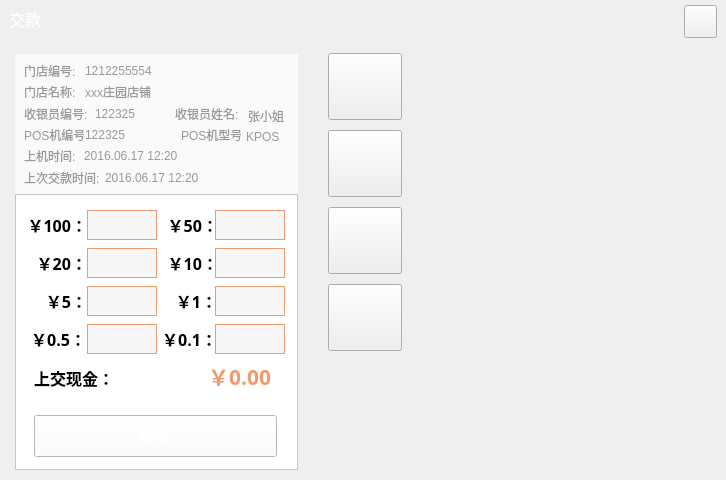
<?xml version="1.0" encoding="UTF-8"?>
<ui version="4.0">
 <class>ClientCashSubmit</class>
 <widget class="QDialog" name="ClientCashSubmit">
  <property name="geometry">
   <rect>
    <x>0</x>
    <y>0</y>
    <width>726</width>
    <height>480</height>
   </rect>
  </property>
  <property name="minimumSize">
   <size>
    <width>726</width>
    <height>480</height>
   </size>
  </property>
  <property name="windowTitle">
   <string>Dialog</string>
  </property>
  <property name="styleSheet">
   <string notr="true">QDialog#ClientCashSubmit{\n	border-image: url(:/shareImages/dlg_background.png);\n}</string>
  </property>
  <layout class="QVBoxLayout" name="verticalLayout">
   <property name="spacing">
    <number>0</number>
   </property>
   <property name="leftMargin">
    <number>0</number>
   </property>
   <property name="topMargin">
    <number>0</number>
   </property>
   <property name="rightMargin">
    <number>0</number>
   </property>
   <property name="bottomMargin">
    <number>0</number>
   </property>
   <item>
    <widget class="QWidget" name="titleWidget" native="true">
     <property name="minimumSize">
      <size>
       <width>0</width>
       <height>42</height>
      </size>
     </property>
     <property name="maximumSize">
      <size>
       <width>16777215</width>
       <height>42</height>
      </size>
     </property>
     <property name="cursor">
      <cursorShape>ArrowCursor</cursorShape>
     </property>
     <property name="styleSheet">
      <string notr="true">QWidget#titleWidget {
	border-image: url(:/shareImages/title_bar.png);
}</string>
     </property>
     <layout class="QHBoxLayout" name="horizontalLayout_2">
      <property name="leftMargin">
       <number>9</number>
      </property>
      <property name="topMargin">
       <number>5</number>
      </property>
      <item>
       <widget class="QLabel" name="titleLabel">
        <property name="font">
         <font>
          <family>微软雅黑</family>
          <pointsize>-1</pointsize>
         </font>
        </property>
        <property name="styleSheet">
         <string notr="true">QLabel#titleLabel {
	font-family: &quot;微软雅黑&quot;;
	font-size:16px;
	color: rgb(255, 255, 255);
	border-width: 0px;
}</string>
        </property>
        <property name="text">
         <string>交款</string>
        </property>
       </widget>
      </item>
      <item>
       <widget class="QPushButton" name="deleteBtn">
        <property name="minimumSize">
         <size>
          <width>33</width>
          <height>33</height>
         </size>
        </property>
        <property name="maximumSize">
         <size>
          <width>33</width>
          <height>33</height>
         </size>
        </property>
        <property name="font">
         <font>
          <family>微软雅黑</family>
          <pointsize>14</pointsize>
         </font>
        </property>
        <property name="focusPolicy">
         <enum>Qt::NoFocus</enum>
        </property>
        <property name="styleSheet">
         <string notr="true">QPushButton#deleteBtn {
	border-image: url(:/shareImages/close.png);
}

QPushButton#deleteBtn:pressed {
	border-image: url(:/shareImages/close_press.png);
}</string>
        </property>
        <property name="text">
         <string/>
        </property>
        <property name="autoDefault">
         <bool>false</bool>
        </property>
       </widget>
      </item>
     </layout>
    </widget>
   </item>
   <item>
    <widget class="QWidget" name="widget" native="true">
     <property name="styleSheet">
      <string notr="true">QWidget#widget {
	border-image: url(:/shareImages/dlg_background.png);
}</string>
     </property>
     <layout class="QHBoxLayout" name="horizontalLayout">
      <property name="spacing">
       <number>30</number>
      </property>
      <property name="leftMargin">
       <number>15</number>
      </property>
      <property name="topMargin">
       <number>11</number>
      </property>
      <property name="rightMargin">
       <number>15</number>
      </property>
      <item>
       <widget class="QWidget" name="widget_2" native="true">
        <property name="minimumSize">
         <size>
          <width>283</width>
          <height>416</height>
         </size>
        </property>
        <property name="maximumSize">
         <size>
          <width>283</width>
          <height>416</height>
         </size>
        </property>
        <property name="styleSheet">
         <string notr="true">background-color: rgb(255, 255, 255);
</string>
        </property>
        <layout class="QVBoxLayout" name="verticalLayout_3">
         <property name="spacing">
          <number>0</number>
         </property>
         <property name="leftMargin">
          <number>0</number>
         </property>
         <property name="topMargin">
          <number>0</number>
         </property>
         <property name="rightMargin">
          <number>0</number>
         </property>
         <property name="bottomMargin">
          <number>0</number>
         </property>
         <item>
          <widget class="QWidget" name="widget_5" native="true">
           <property name="minimumSize">
            <size>
             <width>283</width>
             <height>140</height>
            </size>
           </property>
           <property name="maximumSize">
            <size>
             <width>283</width>
             <height>140</height>
            </size>
           </property>
           <property name="styleSheet">
            <string notr="true">background-color: rgb(250, 250, 250);
</string>
           </property>
           <widget class="QLabel" name="label_9">
            <property name="geometry">
             <rect>
              <x>9</x>
              <y>73</y>
              <width>60</width>
              <height>16</height>
             </rect>
            </property>
            <property name="styleSheet">
             <string notr="true">color: rgb(153, 153, 153);</string>
            </property>
            <property name="text">
             <string>POS机编号:</string>
            </property>
           </widget>
           <widget class="QLabel" name="label_13">
            <property name="geometry">
             <rect>
              <x>9</x>
              <y>94</y>
              <width>54</width>
              <height>16</height>
             </rect>
            </property>
            <property name="styleSheet">
             <string notr="true">color: rgb(153, 153, 153);</string>
            </property>
            <property name="text">
             <string>上机时间:</string>
            </property>
           </widget>
           <widget class="QLabel" name="shop_code">
            <property name="geometry">
             <rect>
              <x>70</x>
              <y>9</y>
              <width>81</width>
              <height>16</height>
             </rect>
            </property>
            <property name="styleSheet">
             <string notr="true">color: rgb(153, 153, 153);</string>
            </property>
            <property name="text">
             <string>1212255554</string>
            </property>
           </widget>
           <widget class="QLabel" name="pos_type">
            <property name="geometry">
             <rect>
              <x>231</x>
              <y>73</y>
              <width>41</width>
              <height>20</height>
             </rect>
            </property>
            <property name="styleSheet">
             <string notr="true">color: rgb(153, 153, 153);</string>
            </property>
            <property name="text">
             <string>KPOS</string>
            </property>
           </widget>
           <widget class="QLabel" name="label_3">
            <property name="geometry">
             <rect>
              <x>9</x>
              <y>30</y>
              <width>54</width>
              <height>16</height>
             </rect>
            </property>
            <property name="styleSheet">
             <string notr="true">color: rgb(153, 153, 153);</string>
            </property>
            <property name="text">
             <string>门店名称:</string>
            </property>
           </widget>
           <widget class="QLabel" name="label_7">
            <property name="geometry">
             <rect>
              <x>160</x>
              <y>52</y>
              <width>66</width>
              <height>16</height>
             </rect>
            </property>
            <property name="styleSheet">
             <string notr="true">color: rgb(153, 153, 153);</string>
            </property>
            <property name="text">
             <string>收银员姓名:</string>
            </property>
           </widget>
           <widget class="QLabel" name="user_name">
            <property name="geometry">
             <rect>
              <x>233</x>
              <y>52</y>
              <width>41</width>
              <height>20</height>
             </rect>
            </property>
            <property name="styleSheet">
             <string notr="true">color: rgb(153, 153, 153);</string>
            </property>
            <property name="text">
             <string>张小姐</string>
            </property>
           </widget>
           <widget class="QLabel" name="shop_name">
            <property name="geometry">
             <rect>
              <x>70</x>
              <y>30</y>
              <width>201</width>
              <height>16</height>
             </rect>
            </property>
            <property name="styleSheet">
             <string notr="true">color: rgb(153, 153, 153);</string>
            </property>
            <property name="text">
             <string>xxx庄园店铺</string>
            </property>
           </widget>
           <widget class="QLabel" name="label">
            <property name="geometry">
             <rect>
              <x>9</x>
              <y>9</y>
              <width>54</width>
              <height>16</height>
             </rect>
            </property>
            <property name="styleSheet">
             <string notr="true">color: rgb(153, 153, 153);</string>
            </property>
            <property name="text">
             <string>门店编号:</string>
            </property>
           </widget>
           <widget class="QLabel" name="last_submit_at">
            <property name="geometry">
             <rect>
              <x>90</x>
              <y>116</y>
              <width>96</width>
              <height>16</height>
             </rect>
            </property>
            <property name="styleSheet">
             <string notr="true">color: rgb(153, 153, 153);</string>
            </property>
            <property name="text">
             <string>2016.06.17 12:20</string>
            </property>
           </widget>
           <widget class="QLabel" name="label_11">
            <property name="geometry">
             <rect>
              <x>166</x>
              <y>73</y>
              <width>60</width>
              <height>16</height>
             </rect>
            </property>
            <property name="styleSheet">
             <string notr="true">color: rgb(153, 153, 153);</string>
            </property>
            <property name="text">
             <string>POS机型号:</string>
            </property>
           </widget>
           <widget class="QLabel" name="pos_code">
            <property name="geometry">
             <rect>
              <x>70</x>
              <y>73</y>
              <width>81</width>
              <height>16</height>
             </rect>
            </property>
            <property name="styleSheet">
             <string notr="true">color: rgb(153, 153, 153);</string>
            </property>
            <property name="text">
             <string>122325</string>
            </property>
           </widget>
           <widget class="QLabel" name="operate_at">
            <property name="geometry">
             <rect>
              <x>69</x>
              <y>94</y>
              <width>96</width>
              <height>16</height>
             </rect>
            </property>
            <property name="styleSheet">
             <string notr="true">color: rgb(153, 153, 153);</string>
            </property>
            <property name="text">
             <string>2016.06.17 12:20</string>
            </property>
           </widget>
           <widget class="QLabel" name="label_15">
            <property name="geometry">
             <rect>
              <x>9</x>
              <y>116</y>
              <width>78</width>
              <height>16</height>
             </rect>
            </property>
            <property name="styleSheet">
             <string notr="true">color: rgb(153, 153, 153);</string>
            </property>
            <property name="text">
             <string>上次交款时间:</string>
            </property>
           </widget>
           <widget class="QLabel" name="label_5">
            <property name="geometry">
             <rect>
              <x>9</x>
              <y>52</y>
              <width>66</width>
              <height>16</height>
             </rect>
            </property>
            <property name="styleSheet">
             <string notr="true">color: rgb(153, 153, 153);</string>
            </property>
            <property name="text">
             <string>收银员编号:</string>
            </property>
           </widget>
           <widget class="QLabel" name="user_code">
            <property name="geometry">
             <rect>
              <x>80</x>
              <y>52</y>
              <width>71</width>
              <height>16</height>
             </rect>
            </property>
            <property name="styleSheet">
             <string notr="true">color: rgb(153, 153, 153);</string>
            </property>
            <property name="text">
             <string>122325</string>
            </property>
           </widget>
          </widget>
         </item>
         <item>
          <widget class="QFrame" name="frame">
           <property name="minimumSize">
            <size>
             <width>283</width>
             <height>276</height>
            </size>
           </property>
           <property name="maximumSize">
            <size>
             <width>283</width>
             <height>276</height>
            </size>
           </property>
           <property name="frameShape">
            <enum>QFrame::StyledPanel</enum>
           </property>
           <property name="frameShadow">
            <enum>QFrame::Raised</enum>
           </property>
           <widget class="QLabel" name="label_20">
            <property name="geometry">
             <rect>
              <x>151</x>
              <y>54</y>
              <width>52</width>
              <height>30</height>
             </rect>
            </property>
            <property name="maximumSize">
             <size>
              <width>62</width>
              <height>16777215</height>
             </size>
            </property>
            <property name="font">
             <font>
              <family>微软雅黑</family>
              <pointsize>12</pointsize>
              <weight>75</weight>
              <bold>true</bold>
             </font>
            </property>
            <property name="styleSheet">
             <string notr="true"/>
            </property>
            <property name="text">
             <string>￥10：</string>
            </property>
            <property name="alignment">
             <set>Qt::AlignRight|Qt::AlignTrailing|Qt::AlignVCenter</set>
            </property>
           </widget>
           <widget class="QLineEdit" name="bills_10">
            <property name="geometry">
             <rect>
              <x>200</x>
              <y>54</y>
              <width>70</width>
              <height>30</height>
             </rect>
            </property>
            <property name="minimumSize">
             <size>
              <width>70</width>
              <height>30</height>
             </size>
            </property>
            <property name="maximumSize">
             <size>
              <width>70</width>
              <height>30</height>
             </size>
            </property>
            <property name="styleSheet">
             <string notr="true">border-width:1px;
border-color: #ed9a6e;
border-style:solid;
background-color: rgb(246, 246, 246);
</string>
            </property>
           </widget>
           <widget class="QLabel" name="label_21">
            <property name="geometry">
             <rect>
              <x>30</x>
              <y>92</y>
              <width>42</width>
              <height>30</height>
             </rect>
            </property>
            <property name="maximumSize">
             <size>
              <width>62</width>
              <height>16777215</height>
             </size>
            </property>
            <property name="font">
             <font>
              <family>微软雅黑</family>
              <pointsize>12</pointsize>
              <weight>75</weight>
              <bold>true</bold>
             </font>
            </property>
            <property name="styleSheet">
             <string notr="true"/>
            </property>
            <property name="text">
             <string>￥5：</string>
            </property>
            <property name="alignment">
             <set>Qt::AlignRight|Qt::AlignTrailing|Qt::AlignVCenter</set>
            </property>
           </widget>
           <widget class="QLineEdit" name="bills_0_5">
            <property name="geometry">
             <rect>
              <x>72</x>
              <y>130</y>
              <width>70</width>
              <height>30</height>
             </rect>
            </property>
            <property name="minimumSize">
             <size>
              <width>70</width>
              <height>30</height>
             </size>
            </property>
            <property name="maximumSize">
             <size>
              <width>70</width>
              <height>30</height>
             </size>
            </property>
            <property name="styleSheet">
             <string notr="true">border-width:1px;
border-color: #ed9a6e;
border-style:solid;
background-color: rgb(246, 246, 246);
</string>
            </property>
           </widget>
           <widget class="QLabel" name="label_24">
            <property name="geometry">
             <rect>
              <x>145</x>
              <y>130</y>
              <width>57</width>
              <height>30</height>
             </rect>
            </property>
            <property name="maximumSize">
             <size>
              <width>62</width>
              <height>16777215</height>
             </size>
            </property>
            <property name="font">
             <font>
              <family>微软雅黑</family>
              <pointsize>12</pointsize>
              <weight>75</weight>
              <bold>true</bold>
             </font>
            </property>
            <property name="styleSheet">
             <string notr="true"/>
            </property>
            <property name="text">
             <string>￥0.1：</string>
            </property>
            <property name="alignment">
             <set>Qt::AlignRight|Qt::AlignTrailing|Qt::AlignVCenter</set>
            </property>
           </widget>
           <widget class="QLineEdit" name="bills_0_1">
            <property name="geometry">
             <rect>
              <x>200</x>
              <y>130</y>
              <width>70</width>
              <height>30</height>
             </rect>
            </property>
            <property name="minimumSize">
             <size>
              <width>70</width>
              <height>30</height>
             </size>
            </property>
            <property name="maximumSize">
             <size>
              <width>70</width>
              <height>30</height>
             </size>
            </property>
            <property name="styleSheet">
             <string notr="true">border-width:1px;
border-color: #ed9a6e;
border-style:solid;
background-color: rgb(246, 246, 246);
</string>
            </property>
           </widget>
           <widget class="QLabel" name="label_22">
            <property name="geometry">
             <rect>
              <x>160</x>
              <y>92</y>
              <width>42</width>
              <height>30</height>
             </rect>
            </property>
            <property name="maximumSize">
             <size>
              <width>62</width>
              <height>16777215</height>
             </size>
            </property>
            <property name="font">
             <font>
              <family>微软雅黑</family>
              <pointsize>12</pointsize>
              <weight>75</weight>
              <bold>true</bold>
             </font>
            </property>
            <property name="layoutDirection">
             <enum>Qt::LeftToRight</enum>
            </property>
            <property name="styleSheet">
             <string notr="true"/>
            </property>
            <property name="text">
             <string>￥1：</string>
            </property>
            <property name="alignment">
             <set>Qt::AlignRight|Qt::AlignTrailing|Qt::AlignVCenter</set>
            </property>
           </widget>
           <widget class="QLineEdit" name="bills_1">
            <property name="geometry">
             <rect>
              <x>200</x>
              <y>92</y>
              <width>70</width>
              <height>30</height>
             </rect>
            </property>
            <property name="minimumSize">
             <size>
              <width>70</width>
              <height>30</height>
             </size>
            </property>
            <property name="maximumSize">
             <size>
              <width>70</width>
              <height>30</height>
             </size>
            </property>
            <property name="styleSheet">
             <string notr="true">border-width:1px;
border-color: #ed9a6e;
border-style:solid;
background-color: rgb(246, 246, 246);
</string>
            </property>
           </widget>
           <widget class="QLabel" name="label_23">
            <property name="geometry">
             <rect>
              <x>14</x>
              <y>130</y>
              <width>57</width>
              <height>30</height>
             </rect>
            </property>
            <property name="maximumSize">
             <size>
              <width>62</width>
              <height>16777215</height>
             </size>
            </property>
            <property name="font">
             <font>
              <family>微软雅黑</family>
              <pointsize>12</pointsize>
              <weight>75</weight>
              <bold>true</bold>
             </font>
            </property>
            <property name="styleSheet">
             <string notr="true"/>
            </property>
            <property name="text">
             <string>￥0.5：</string>
            </property>
            <property name="alignment">
             <set>Qt::AlignRight|Qt::AlignTrailing|Qt::AlignVCenter</set>
            </property>
           </widget>
           <widget class="QLineEdit" name="bills_5">
            <property name="geometry">
             <rect>
              <x>72</x>
              <y>92</y>
              <width>70</width>
              <height>30</height>
             </rect>
            </property>
            <property name="minimumSize">
             <size>
              <width>70</width>
              <height>30</height>
             </size>
            </property>
            <property name="maximumSize">
             <size>
              <width>70</width>
              <height>30</height>
             </size>
            </property>
            <property name="styleSheet">
             <string notr="true">border-width:1px;
border-color: #ed9a6e;
border-style:solid;
background-color: rgb(246, 246, 246);
</string>
            </property>
           </widget>
           <widget class="QLabel" name="label_25">
            <property name="geometry">
             <rect>
              <x>19</x>
              <y>168</y>
              <width>91</width>
              <height>31</height>
             </rect>
            </property>
            <property name="maximumSize">
             <size>
              <width>16777215</width>
              <height>45</height>
             </size>
            </property>
            <property name="font">
             <font>
              <family>微软雅黑</family>
              <pointsize>12</pointsize>
              <weight>75</weight>
              <bold>true</bold>
             </font>
            </property>
            <property name="text">
             <string>上交现金：</string>
            </property>
           </widget>
           <widget class="QLabel" name="cashSum">
            <property name="geometry">
             <rect>
              <x>115</x>
              <y>168</y>
              <width>141</width>
              <height>28</height>
             </rect>
            </property>
            <property name="maximumSize">
             <size>
              <width>16777215</width>
              <height>45</height>
             </size>
            </property>
            <property name="font">
             <font>
              <family>微软雅黑</family>
              <pointsize>16</pointsize>
              <weight>75</weight>
              <bold>true</bold>
             </font>
            </property>
            <property name="styleSheet">
             <string notr="true">color:#ef9b6d</string>
            </property>
            <property name="text">
             <string>￥0.00</string>
            </property>
            <property name="alignment">
             <set>Qt::AlignRight|Qt::AlignTrailing|Qt::AlignVCenter</set>
            </property>
           </widget>
           <widget class="QLabel" name="label_17">
            <property name="geometry">
             <rect>
              <x>10</x>
              <y>16</y>
              <width>62</width>
              <height>30</height>
             </rect>
            </property>
            <property name="maximumSize">
             <size>
              <width>62</width>
              <height>16777215</height>
             </size>
            </property>
            <property name="font">
             <font>
              <family>微软雅黑</family>
              <pointsize>12</pointsize>
              <weight>75</weight>
              <bold>true</bold>
             </font>
            </property>
            <property name="styleSheet">
             <string notr="true"/>
            </property>
            <property name="text">
             <string>￥100：</string>
            </property>
            <property name="alignment">
             <set>Qt::AlignRight|Qt::AlignTrailing|Qt::AlignVCenter</set>
            </property>
           </widget>
           <widget class="QLineEdit" name="bills_100">
            <property name="geometry">
             <rect>
              <x>72</x>
              <y>16</y>
              <width>70</width>
              <height>30</height>
             </rect>
            </property>
            <property name="minimumSize">
             <size>
              <width>70</width>
              <height>30</height>
             </size>
            </property>
            <property name="maximumSize">
             <size>
              <width>70</width>
              <height>30</height>
             </size>
            </property>
            <property name="styleSheet">
             <string notr="true">border-width:1px;
border-color: #ed9a6e;
border-style:solid;
background-color: rgb(246, 246, 246);
</string>
            </property>
           </widget>
           <widget class="QLabel" name="label_18">
            <property name="geometry">
             <rect>
              <x>151</x>
              <y>16</y>
              <width>52</width>
              <height>30</height>
             </rect>
            </property>
            <property name="maximumSize">
             <size>
              <width>62</width>
              <height>16777215</height>
             </size>
            </property>
            <property name="font">
             <font>
              <family>微软雅黑</family>
              <pointsize>12</pointsize>
              <weight>75</weight>
              <bold>true</bold>
             </font>
            </property>
            <property name="styleSheet">
             <string notr="true"/>
            </property>
            <property name="text">
             <string>￥50：</string>
            </property>
            <property name="alignment">
             <set>Qt::AlignRight|Qt::AlignTrailing|Qt::AlignVCenter</set>
            </property>
           </widget>
           <widget class="QLineEdit" name="bills_50">
            <property name="geometry">
             <rect>
              <x>200</x>
              <y>16</y>
              <width>70</width>
              <height>30</height>
             </rect>
            </property>
            <property name="minimumSize">
             <size>
              <width>70</width>
              <height>30</height>
             </size>
            </property>
            <property name="maximumSize">
             <size>
              <width>70</width>
              <height>30</height>
             </size>
            </property>
            <property name="styleSheet">
             <string notr="true">border-width:1px;
border-color: #ed9a6e;
border-style:solid;
background-color: rgb(246, 246, 246);
</string>
            </property>
           </widget>
           <widget class="QLabel" name="label_19">
            <property name="geometry">
             <rect>
              <x>20</x>
              <y>54</y>
              <width>52</width>
              <height>30</height>
             </rect>
            </property>
            <property name="maximumSize">
             <size>
              <width>62</width>
              <height>16777215</height>
             </size>
            </property>
            <property name="font">
             <font>
              <family>微软雅黑</family>
              <pointsize>12</pointsize>
              <weight>75</weight>
              <bold>true</bold>
             </font>
            </property>
            <property name="styleSheet">
             <string notr="true"/>
            </property>
            <property name="text">
             <string>￥20：</string>
            </property>
            <property name="alignment">
             <set>Qt::AlignRight|Qt::AlignTrailing|Qt::AlignVCenter</set>
            </property>
           </widget>
           <widget class="QLineEdit" name="bills_20">
            <property name="geometry">
             <rect>
              <x>72</x>
              <y>54</y>
              <width>70</width>
              <height>30</height>
             </rect>
            </property>
            <property name="minimumSize">
             <size>
              <width>70</width>
              <height>30</height>
             </size>
            </property>
            <property name="maximumSize">
             <size>
              <width>70</width>
              <height>30</height>
             </size>
            </property>
            <property name="styleSheet">
             <string notr="true">border-width:1px;
border-color: #ed9a6e;
border-style:solid;
background-color: rgb(246, 246, 246);
</string>
            </property>
           </widget>
           <widget class="QPushButton" name="pushFrom">
            <property name="geometry">
             <rect>
              <x>19</x>
              <y>221</y>
              <width>243</width>
              <height>42</height>
             </rect>
            </property>
            <property name="minimumSize">
             <size>
              <width>243</width>
              <height>42</height>
             </size>
            </property>
            <property name="maximumSize">
             <size>
              <width>243</width>
              <height>42</height>
             </size>
            </property>
            <property name="font">
             <font>
              <pointsize>-1</pointsize>
             </font>
            </property>
            <property name="focusPolicy">
             <enum>Qt::NoFocus</enum>
            </property>
            <property name="styleSheet">
             <string notr="true">QPushButton#pushFrom{
 	color:#FFFFFF;
	font-size:16px;
	border-image: url(:/shareImages/sure_normal.png);
}
QPushButton#pushFrom:pressed {
	border-image: url(:/shareImages/sure_press.png);
}</string>
            </property>
            <property name="text">
             <string>提交</string>
            </property>
           </widget>
          </widget>
         </item>
        </layout>
       </widget>
      </item>
      <item>
       <widget class="QWidget" name="widget_4" native="true">
        <layout class="QVBoxLayout" name="verticalLayout_2">
         <property name="leftMargin">
          <number>0</number>
         </property>
         <property name="topMargin">
          <number>0</number>
         </property>
         <property name="rightMargin">
          <number>0</number>
         </property>
         <property name="bottomMargin">
          <number>0</number>
         </property>
         <item>
          <widget class="QWidget" name="widget_3" native="true">
           <property name="minimumSize">
            <size>
             <width>0</width>
             <height>300</height>
            </size>
           </property>
           <property name="maximumSize">
            <size>
             <width>16777215</width>
             <height>300</height>
            </size>
           </property>
           <layout class="QHBoxLayout" name="horizontalLayout_3">
            <property name="leftMargin">
             <number>0</number>
            </property>
            <property name="topMargin">
             <number>0</number>
            </property>
            <property name="rightMargin">
             <number>0</number>
            </property>
            <property name="bottomMargin">
             <number>0</number>
            </property>
            <item>
             <layout class="QVBoxLayout" name="verticalLayout_4">
              <property name="spacing">
               <number>10</number>
              </property>
              <item>
               <widget class="QPushButton" name="factorButton">
                <property name="minimumSize">
                 <size>
                  <width>74</width>
                  <height>67</height>
                 </size>
                </property>
                <property name="focusPolicy">
                 <enum>Qt::NoFocus</enum>
                </property>
                <property name="styleSheet">
                 <string notr="true">QPushButton#factorButton{
	font:20px;
	font-family:&quot;微软雅黑&quot;;
	color: rgb(255,255,255);
	border-image: url(:/digitalKeyboardImage/foreign_key_normal.png);
}

QPushButton#factorButton:pressed{
	border-image: url(:/digitalKeyboardImage/foreign_key_press.png);
}</string>
                </property>
                <property name="text">
                 <string/>
                </property>
               </widget>
              </item>
              <item>
               <widget class="QPushButton" name="fiftyButton">
                <property name="minimumSize">
                 <size>
                  <width>74</width>
                  <height>67</height>
                 </size>
                </property>
                <property name="focusPolicy">
                 <enum>Qt::NoFocus</enum>
                </property>
                <property name="styleSheet">
                 <string notr="true">QPushButton#fiftyButton{
	font:20px;
	font-family:&quot;微软雅黑&quot;;
	color: rgb(255,255,255);
	border-image: url(:/digitalKeyboardImage/foreign_key_normal.png);
}

QPushButton#fiftyButton:pressed{
	border-image: url(:/digitalKeyboardImage/foreign_key_press.png);
}</string>
                </property>
                <property name="text">
                 <string/>
                </property>
               </widget>
              </item>
              <item>
               <widget class="QPushButton" name="twoHundredButton">
                <property name="minimumSize">
                 <size>
                  <width>74</width>
                  <height>67</height>
                 </size>
                </property>
                <property name="focusPolicy">
                 <enum>Qt::NoFocus</enum>
                </property>
                <property name="styleSheet">
                 <string notr="true">QPushButton#twoHundredButton{
	font:20px;
	font-family:&quot;微软雅黑&quot;;
	color: rgb(255,255,255);
	border-image: url(:/digitalKeyboardImage/foreign_key_normal.png);
}

QPushButton#twoHundredButton:pressed{
	border-image: url(:/digitalKeyboardImage/foreign_key_press.png);
}</string>
                </property>
                <property name="text">
                 <string/>
                </property>
               </widget>
              </item>
              <item>
               <widget class="QPushButton" name="hundredButton">
                <property name="minimumSize">
                 <size>
                  <width>74</width>
                  <height>67</height>
                 </size>
                </property>
                <property name="focusPolicy">
                 <enum>Qt::NoFocus</enum>
                </property>
                <property name="styleSheet">
                 <string notr="true">QPushButton#hundredButton{
	font:20px;
	font-family:&quot;微软雅黑&quot;;
	color: rgb(255,255,255);
	border-image: url(:/digitalKeyboardImage/foreign_key_normal.png);
}

QPushButton#hundredButton:pressed{
	border-image: url(:/digitalKeyboardImage/foreign_key_press.png);
}</string>
                </property>
                <property name="text">
                 <string/>
                </property>
               </widget>
              </item>
             </layout>
            </item>
            <item>
             <widget class="WndDigitalKeyboard" name="DigitalKeyWnd" native="true">
              <property name="minimumSize">
               <size>
                <width>303</width>
                <height>303</height>
               </size>
              </property>
             </widget>
            </item>
           </layout>
          </widget>
         </item>
         <item>
          <spacer name="verticalSpacer">
           <property name="orientation">
            <enum>Qt::Vertical</enum>
           </property>
           <property name="sizeHint" stdset="0">
            <size>
             <width>20</width>
             <height>40</height>
            </size>
           </property>
          </spacer>
         </item>
        </layout>
       </widget>
      </item>
     </layout>
    </widget>
   </item>
  </layout>
 </widget>
 <customwidgets>
  <customwidget>
   <class>WndDigitalKeyboard</class>
   <extends>QWidget</extends>
   <header>WndDigitalKeyboard.h</header>
   <container>1</container>
  </customwidget>
 </customwidgets>
 <tabstops>
  <tabstop>bills_100</tabstop>
  <tabstop>bills_50</tabstop>
  <tabstop>bills_20</tabstop>
  <tabstop>bills_10</tabstop>
  <tabstop>bills_5</tabstop>
  <tabstop>bills_1</tabstop>
  <tabstop>bills_0_5</tabstop>
  <tabstop>bills_0_1</tabstop>
 </tabstops>
 <resources/>
 <connections/>
</ui>
